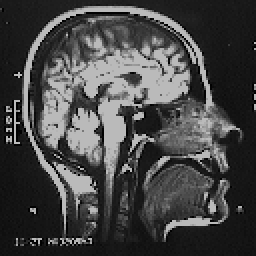
%> input picture Task7_Image_Recontruction/HEAD5.BMP, 128 x 128 px (shown 2 times larger)
$ octave --eval "christoulakis;"   (GNU Octave 9; MATLAB toolbox functions it lacks are replaced by stand-ins)
%> lines starting %> are read from the running program, lines starting %| are printed output that depends on the picture
### Task7_Image_Recontruction/loadImage.m
function [im]=loadImage(imName)
%> called with imName = 'Head5.bmp'
if(imName(end-1:end) == 'cm')
    im = dicomread(imName);
else
    im = imread(imName);
%> im is the input picture: size 128x128 uint8; min 1, max 186, mean 70.2
end
if (size(im,3)>1)
    im=rgb2gray(im);
else
    im=im;
end
%---------

### Task7_Image_Recontruction/christoulakis.m
function []= christoulakis()

% ******ΤΟ MATLAB ΜΟΥ ΔΕΝ ΕΙΧΕ ΚΑΠΟΙΑ Interpolations όπως το cubic******

A = loadImage('Head5.bmp');
A = double(A);
M=size(A,1);
%> M = 128
N=size(A,2);
%> N = 128

diamARXIKH = diag(A);
%> diamARXIKH = 128 values, max 186 at index 20, min 1 at index 80, mean 81.37

disp('*** INTERPOLATION MENU***');
disp('0.linear');
disp('1.nearest');
disp('2.spline');
disp('3.pchip');


selection = input('Select an Interpolation:');
%> the answer given: 1
  switch selection

      case 0

 %KANONIKOPOIHSH MHTRAS EIKONAS
max_A=max(max(A));min_A=min(min(A));
A=(A-min_A)*(255/(max_A-min_A));%back to 0-255

tic

 %==============PLOT IMAGES================================
N_proj=180;
theta=1:N_proj;
R=radon(A,theta); %DHMIOYRGIA PROBOLWN

colormap('gray');
subplot(2,2,1);imshow(A,[]);title('Initial Image');
set(gcf,'Name','Designed by IasonasXrist','NumberTitle','On')
axis equal;axis([1 size(A,2) 1 size(A,1)]);

%APEIKONISH  PROBOLWN

for theta=1:N_proj
    X=R(:,theta);
    subplot(2,2,3);plot(normalize(X),'color','red');
    title('Projections');
    grid on;pause(0.01);
end

fprintf("\n");
disp('*** Filter ***')
disp('1.Ram-Lak');
disp('2.Hamming');
disp('3.Shepp-Logan');
disp('4.Cosine');
disp('5.Hann');
disp('6.none');

filterNames={'Ram-Lak','Hamming','Shepp-Logan','Cosine','Hann','none'};
filterType=input('select Filter Type:');

if (filterType>6)
    return;
end

 I = iradon(R,1:N_proj,'linear', filterNames{filterType} ); %ANAKATASKEYH EIKONAS

%APEIKONISEIS PROBOLWN KAI ANAKATASKEYASMENHS EIKONAS
subplot(2,2,4);imshow(R,[]);title('Sinogram ');
axis equal;axis([1 size(R,2) 1 size(R,1)]);

subplot(2,2,2);imshow(I,[]);title(['Reconstructed Image', ' by ',filterNames{filterType}]);
axis equal;axis([1 size(I,2) 1 size(I,1)]);

diamDegraded  = diag(double(I));

SE = STDerror(diamARXIKH,diamDegraded);


fprintf('SE ARXIKHS VS RECONSTRUCTED IS : %.2f',SE');
%Όσο πιο μικρό είναι το MSE τόσο πιο καλό είναι το αποτέλεσμα της
%ανακατασκευής

      case 1

%KANONIKOPOIHSH MHTRAS EIKONAS
max_A=max(max(A));min_A=min(min(A));
%> after `max_A=max(max(A))`: max_A = 186
%> after `min_A=min(min(A))`: min_A = 1
A=(A-min_A)*(255/(max_A-min_A));%back to 0-255
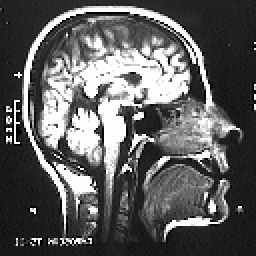
%> A: size 128x128 double (shown 2 times larger); min 0, max 255, mean 95.4
tic
 %==============PLOT IMAGES================================
N_proj=180;
theta=1:N_proj;
R=radon(A,theta); %DHMIOYRGIA PROBOLWN
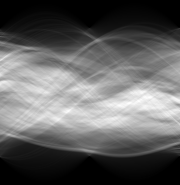
%> R: size 185x180 double; min 0, max 22283.6, mean 8447.1; drawn with min black and max white

colormap('gray');
subplot(2,2,1);imshow(A,[]);title('Initial Image');
set(gcf,'Name','Designed by IasonasXrist','NumberTitle','On')
axis equal;axis([1 size(A,2) 1 size(A,1)]);

%APEIKONISH  PROBOLWN
for theta=1:N_proj
    X=R(:,theta);
    subplot(2,2,3);plot(normalize(X),'color','red');
    title('Projections');
    grid on;pause(0.01);
end
%> this loop made 180 passes
%> pass 1, in christoulakis, `grid on`:
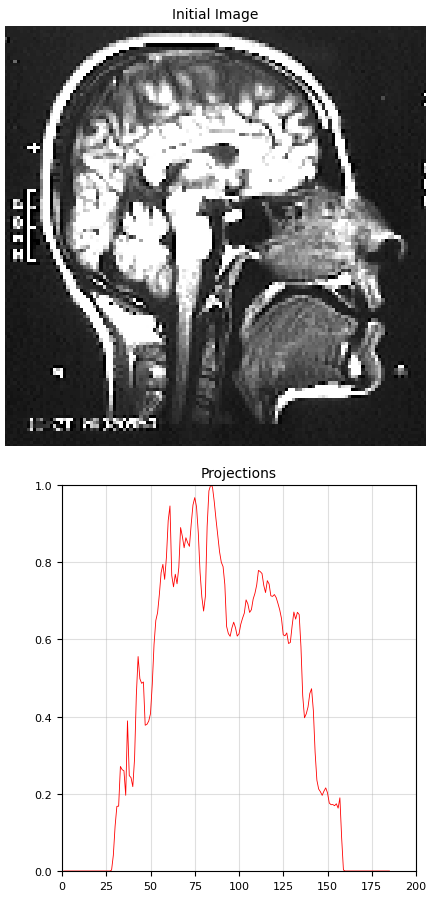
%> figure redrawn from the program's plot data, 2 panels

fprintf("\n");
disp('*** Filter ***')
disp('1.Ram-Lak');
disp('2.Hamming');
disp('3.Shepp-Logan');
disp('4.Cosine');
disp('5.Hann');
disp('6.none');

filterNames={'Ram-Lak','Hamming','Shepp-Logan','Cosine','Hann','none'};
filterType=input('select Filter Type:');
%> the answer given: 1
if (filterType>6)
    return;
end

 I = iradon(R,1:N_proj,'nearest', filterNames{filterType} ); %ANAKATASKEYH EIKONAS
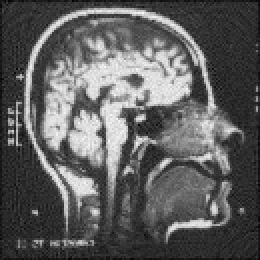
%> I: size 130x130 double (shown 2 times larger); min -30.69, max 290.8, mean 89.3; drawn with min black and max white

%APEIKONISEIS PROBOLWN KAI ANAKATASKEYASMENHS EIKONAS
subplot(2,2,4);imshow(R,[]);title('Sinogram ');
axis equal;axis([1 size(R,2) 1 size(R,1)]);

subplot(2,2,2);imshow(I,[]);title(['Reconstructed Image', ' by ',filterNames{filterType}]);
axis equal;axis([1 size(I,2) 1 size(I,1)]);

diamDegraded  = diag(double(I));
%> diamDegraded = 130 values, max 270.7 at index 21, min -14.93 at index 130, mean 106.6

SE = STDerror(diamARXIKH,diamDegraded);

fprintf('SE ARXIKHS VS RECONSTRUCTED IS : %.2f',SE');
%Όσο πιο μικρό είναι το MSE τόσο πιο καλό είναι το αποτέλεσμα της
%ανακατασκευής

      case 2
%KANONIKOPOIHSH MHTRAS EIKONAS

max_A=max(max(A));min_A=min(min(A));
A=(A-min_A)*(255/(max_A-min_A));%back to 0-255
tic

 %==============PLOT IMAGES================================
N_proj=180;
theta=1:N_proj;
R=radon(A,theta); %DHMIOYRGIA PROBOLWN

colormap('gray');
subplot(2,2,1);imshow(A,[]);title('Initial Image');
set(gcf,'Name','Designed by IasonasXrist','NumberTitle','On')
axis equal;axis([1 size(A,2) 1 size(A,1)]);

%APEIKONISH  PROBOLWN
for theta=1:N_proj
    X=R(:,theta);
    subplot(2,2,3);plot(normalize(X),'color','red');
    title('Projections');
    grid on;pause(0.01);
end

fprintf("\n");
disp('*** Filter ***')
disp('1.Ram-Lak');
disp('2.Hamming');
disp('3.Shepp-Logan');
disp('4.Cosine');
disp('5.Hann');
disp('6.none');
filterNames={'Ram-Lak','Hamming','Shepp-Logan','Cosine','Hann','none'};
filterType=input('select Filter Type:');

if (filterType>6)
    return;
end


 I = iradon(R,1:N_proj,'spline', filterNames{filterType} ); %ANAKATASKEYH EIKONAS

%APEIKONISEIS PROBOLWN KAI ANAKATASKEYASMENHS EIKONAS
subplot(2,2,4);imshow(R,[]);title('Sinogram ');
axis equal;axis([1 size(R,2) 1 size(R,1)]);

subplot(2,2,2);imshow(I,[]);title(['Reconstructed Image', ' by ',filterNames{filterType}]);
axis equal;axis([1 size(I,2) 1 size(I,1)]);


diamDegraded  = diag(double(I));

SE = STDerror(diamARXIKH,diamDegraded);


fprintf('SE ARXIKHS VS RECONSTRUCTED IS : %.2f',SE');
%Όσο πιο μικρό είναι το MSE τόσο πιο καλό είναι το αποτέλεσμα της
%ανακατασκευής


      case 3

%KANONIKOPOIHSH MHTRAS EIKONAS

max_A=max(max(A));min_A=min(min(A));
A=(A-min_A)*(255/(max_A-min_A));%back to 0-255
tic

 %==============PLOT IMAGES================================
N_proj=180;
theta=1:N_proj;
R=radon(A,theta); %DHMIOYRGIA PROBOLWN

colormap('gray');
subplot(2,2,1);imshow(A,[]);title('Initial Image');
set(gcf,'Name','Designed by IasonasXrist','NumberTitle','On')
axis equal;axis([1 size(A,2) 1 size(A,1)]);

%APEIKONISH  PROBOLWN

for theta=1:N_proj
    X=R(:,theta);
    subplot(2,2,3);plot(normalize(X),'color','red');
    title('Projections');
    grid on;pause(0.01);
end

fprintf("\n");
disp('*** Filter ***')
disp('1.Ram-Lak');
disp('2.Hamming');
disp('3.Shepp-Logan');
disp('4.Cosine');
disp('5.Hann');
disp('6.none');

filterNames={'Ram-Lak','Hamming','Shepp-Logan','Cosine','Hann','none'};
filterType=input('select Filter Type:');

if (filterType>6)
    return;
end

I = iradon(R,1:N_proj,'pchip', filterNames{filterType} ); %ANAKATASKEYH EIKONAS

%APEIKONISEIS PROBOLWN KAI ANAKATASKEYASMENHS EIKONAS
subplot(2,2,4);imshow(R,[]);title('Sinogram');
axis equal;axis([1 size(R,2) 1 size(R,1)]);

subplot(2,2,2);imshow(I,[]);title(['Reconstructed Image', ' by ',filterNames{filterType}]);
axis equal;axis([1 size(I,2) 1 size(I,1)]);


diamDegraded  = diag(double(I));

SE = STDerror(diamARXIKH,diamDegraded);

fprintf('SE ARXIKHS VS RECONSTRUCTED IS : %.2f ',SE);
%Όσο πιο μικρό είναι το MSE τόσο πιο καλό είναι το αποτέλεσμα της
%ανακατασκευής
  end

  function [y]=normalize(X)
y=(X-min(X))/(max(X)-min(X));

function [stErr]=STDerror (x,y)
stErr=0;
for i=1:length(x)
    stErr=stErr+(x(i)-y(i))^2;
end
%> this loop made 128 passes
%> stErr on passes 1 to 12: 908.5, 909.6, 1147.6, 1464, 1632.2, 2483.7, 2490.5, 2506.2, 2528.6, 2800.1, 3310.8, 3328.4
%> after the loop, stErr = 463441.3
stErr=sqrt(stErr)/length(x);
%> stErr = 5.32

%| SE ARXIKHS VS RECONSTRUCTED IS : 5.32
%> `christoulakis;`:
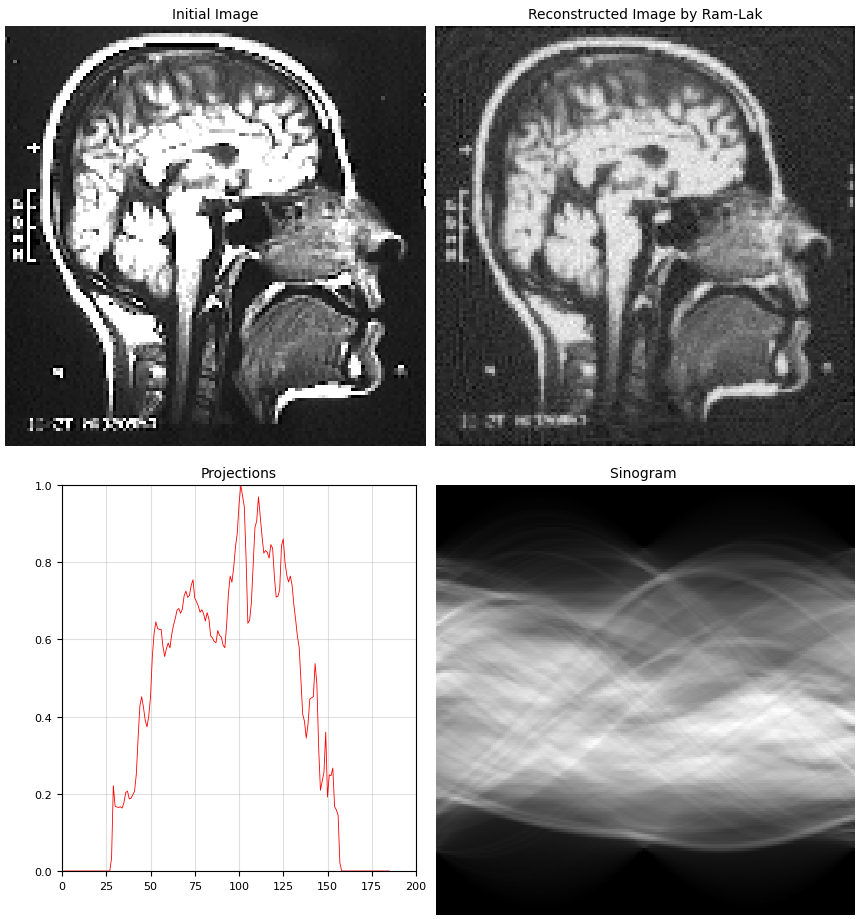
%> figure redrawn from the program's plot data, 4 panels
